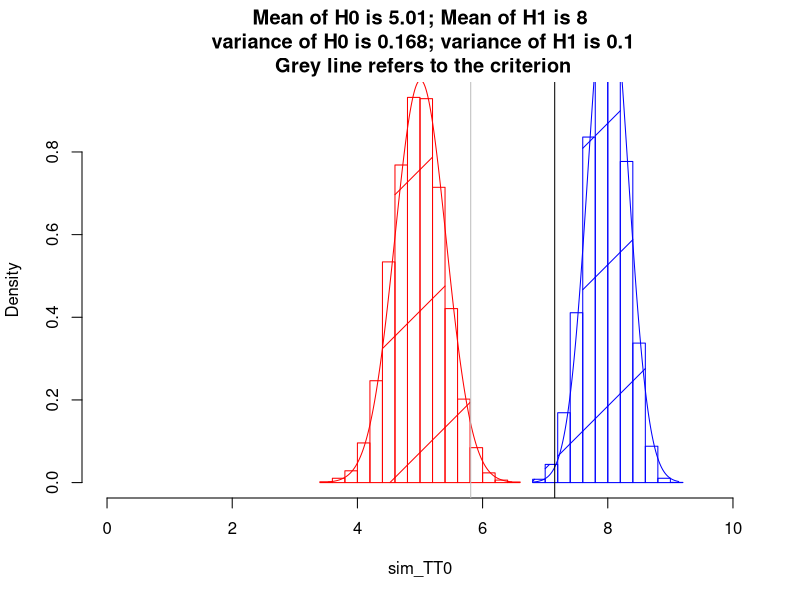

The R script that drew this image:
# parameters of sampling TT
p0 <- 0.5 # probability of correctness per participant (H0)
p1 <- 0.8 # probability of correctness per participant (H1)
n <- 10  # number of trials per participant
N <- 15  # number of participants
alpha <- .975 # alpha criterion
DF = N-1  # Degree of freedom
# Sampling distribution of simulated outcomes
sim_TT0 <- NULL #
sim_TT0_sd <- NULL #
sim_TT1 <- NULL #
i = 10000 #
# Looping simulations
while (i > 0) {  #
  j=N   #
  tmp_resp0 <- NULL  #
  tmp_resp1 <- NULL  #
  while(j > 0){  #
    tmp_resp0 <- c(tmp_resp0, sum(sample(c(0,1),size=n,replace = TRUE,prob=c(p0, 1-p0) )) )  #
    tmp_resp1 <- c(tmp_resp1, sum(sample(c(0,1),size=n,replace = TRUE,prob=c(1-p1, p1) )) )  #
    j = j - 1  #
  }  #
  sim_TT0 <- c(sim_TT0,mean(tmp_resp0))  #
  sim_TT0_sd <- c(sim_TT0_sd, sd(tmp_resp0)) #
  sim_TT1 <- c(sim_TT1,mean(tmp_resp1))  #
  i = i - 1  #
}  #
# Visulization of Null Hypothesis
Title = paste0("Mean of H0 is ",round(mean(sim_TT0),2),"; Mean of H1 is ", round(mean(sim_TT1),2),"\n variance of H0 is ",round(var(sim_TT0),3),"; variance of H1 is ", round(var(sim_TT1),2), "\n Grey line refers to the criterion" ) #
hist(sim_TT0, density = TRUE, freq = FALSE, main=Title,xlim=c(0,10),col="red")  #
lines(dnorm(seq(from=range(sim_TT0)[1],to=range(sim_TT0)[2],by=1/10000),mean(sim_TT0), sd(sim_TT0)) ~  seq(from=range(sim_TT0)[1],to=range(sim_TT0)[2],by=1/10000), col="red") #
# Visulization of Alternative Hypothesis
#Title = paste0("Sampling mean is ",round(mean(sim_TT1),2),"; Sampling variance is ", round(var(sim_TT1),3),"\n Blue line refers to normal distribution. \n Grey line refers to the criterion" ) #
hist(sim_TT1, density = TRUE, freq = FALSE, xlim = c(0,10), col="blue",add=T)  #
lines(dnorm(seq(from=range(sim_TT1)[1],to=range(sim_TT1)[2],by=1/10000),mean(sim_TT1), sd(sim_TT1)) ~  seq(from=range(sim_TT1)[1],to=range(sim_TT1)[2],by=1/10000), col="blue") #
abline(v=qnorm(alpha,mean(sim_TT0),sd=sd(sim_TT0)),col="grey") #
abline(v=(mean(sim_TT0)+qt(alpha, df=DF)),col="black") #
#abline(v=(mean(sim_TT0)+qt(alpha, df=DF)),col="grey") #
## Estimation of Type 1 errors
## by normal distribution
paste0("Estimate Type 1 error by normal distribution: ",mean( abs((sim_TT0-mean(sim_TT0))/sd(sim_TT0)) > qnorm(alpha) )) #
paste0("Estimate Type 2 error by normal distribution: ", mean(sim_TT1 < (mean( sim_TT0 )+ qnorm(alpha))) ) #
## by t distribution
paste0("Estimate Type 1 error by t distribution: ",mean( abs((sim_TT0-mean(sim_TT0))/sd(sim_TT0)) > qt(alpha, df=DF) )) #
paste0("Estimate Type 2 error by t distribution: ",mean(sim_TT1 < (mean( sim_TT0 )+ qt(alpha,df=DF))) ) #
## Confindence interval
t_cv <- qt(alpha,df=DF)   ## Decide the critical value
lci <- sim_TT0 - t_cv* sim_TT0_sd/sqrt(N)  ## compute the lower ci
uci <- sim_TT0 + t_cv* sim_TT0_sd/sqrt(N)  ## compute the upper ci
paste0("In 10000 simulations, there are ",100*mean(lci<mean(sim_TT0) & uci > mean(sim_TT0))," C.I. in compatible with the expect value of H0")
